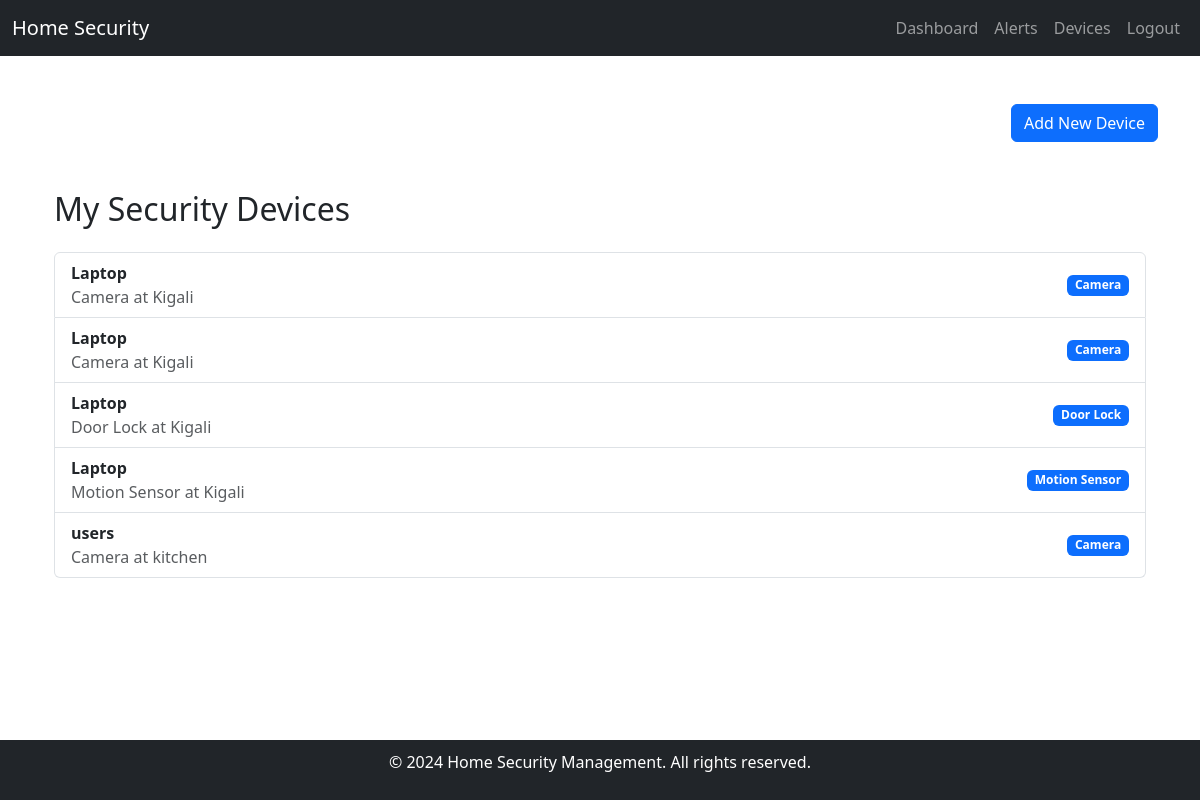
The app's page /devices/ (signed in) with its own data.
### device/models.py (models this page shows, shortened)
class Device(models.Model):
    DEVICE_TYPES = (
        ('Camera', 'Camera'),
        ('Alarm', 'Alarm'),
        ('Motion Sensor', 'Motion Sensor'),
        ('Door Lock', 'Door Lock'),
    )
    name = models.CharField(max_length=100)
    device_type = models.CharField(max_length=50, choices=DEVICE_TYPES)
    location = models.CharField(max_length=200)
    user = models.ForeignKey(User, on_delete=models.CASCADE)

### device/views.py (the view)
# urls.py: path('devices/', views.devices, name='devices'),
@login_required
def devices(request):
    devices = Device.objects.filter(user=request.user)
    return render(request, 'device/devices.html', {'devices': devices})

### device/templates/device/devices.html (shortened to what this page needs)
{% extends 'security/layout.html' %}
{% block content %}
<div class="d-flex justify-content-end">
    <button type="button" class="btn btn-primary" data-bs-toggle="modal" data-bs-target="#addDeviceModal">
        Add New Device
    </button>
</div>
<div class="container mt-5">
    <h2 class="mb-4">My Security Devices</h2>
    <ul class="list-group mb-4">
        {% for device in devices %}
            <li class="list-group-item d-flex justify-content-between align-items-center">
                <div>
                    <strong>{{ device.name }}</strong> <br>
                    <span class="text-muted">{{ device.device_type }} at {{ device.location }}</span>
                </div>
                <span class="badge bg-primary">{{ device.device_type }}</span>
            </li>
        {% empty %}
            <li class="list-group-item">No devices added.</li>
        {% endfor %}
    </ul>
</div>
{% endblock %}

### security/templates/security/layout.html (style rules this page uses)
html, body { height: 100%; margin: 0; display: flex; flex-direction: column; }
.container { flex: 1; }

### records on screen
Device: name "Laptop", device_type "Camera", location "Kigali"
Device: name "Laptop", device_type "Camera", location "Kigali"
Device: name "Laptop", device_type "Door Lock", location "Kigali"
Device: name "Laptop", device_type "Motion Sensor", location "Kigali"
Device: name "users", device_type "Camera", location "kitchen"
